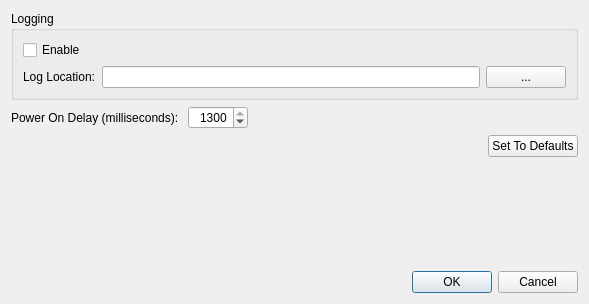
<?xml version="1.0" encoding="UTF-8"?>
<ui version="4.0">
 <class>PreferencesDialogClass</class>
 <widget class="QDialog" name="PreferencesDialogClass">
  <property name="windowModality">
   <enum>Qt::ApplicationModal</enum>
  </property>
  <property name="geometry">
   <rect>
    <x>0</x>
    <y>0</y>
    <width>589</width>
    <height>304</height>
   </rect>
  </property>
  <property name="contextMenuPolicy">
   <enum>Qt::NoContextMenu</enum>
  </property>
  <property name="windowTitle">
   <string>Preferences</string>
  </property>
  <property name="windowIcon">
   <iconset resource="Resources/EmpConfEditor.qrc">
    <normaloff>:/EPMConfigurationEditor.png</normaloff>:/EPMConfigurationEditor.png</iconset>
  </property>
  <property name="modal">
   <bool>true</bool>
  </property>
  <layout class="QVBoxLayout" name="verticalLayout_2">
   <item>
    <widget class="QGroupBox" name="groupBox">
     <property name="title">
      <string>Logging</string>
     </property>
     <layout class="QVBoxLayout" name="verticalLayout">
      <item>
       <widget class="QCheckBox" name="_loggingCB">
        <property name="text">
         <string>Enable</string>
        </property>
       </widget>
      </item>
      <item>
       <layout class="QHBoxLayout" name="horizontalLayout">
        <item>
         <widget class="QLabel" name="label">
          <property name="text">
           <string>Log Location:</string>
          </property>
         </widget>
        </item>
        <item>
         <widget class="QLineEdit" name="_logLocation"/>
        </item>
        <item>
         <widget class="QPushButton" name="_browseForLogPathButton">
          <property name="text">
           <string>...</string>
          </property>
         </widget>
        </item>
       </layout>
      </item>
     </layout>
    </widget>
   </item>
   <item>
    <layout class="QHBoxLayout" name="horizontalLayout_2">
     <item>
      <widget class="QLabel" name="label_2">
       <property name="text">
        <string>Power On Delay (milliseconds): </string>
       </property>
      </widget>
     </item>
     <item>
      <widget class="QSpinBox" name="_powerOnDelaySpin">
       <property name="minimumSize">
        <size>
         <width>60</width>
         <height>0</height>
        </size>
       </property>
       <property name="toolTip">
        <string>&lt;html&gt;&lt;head/&gt;&lt;body&gt;&lt;p&gt;This value should be left at 1300.  This is the correct value for the PMIC.  But, if you know what you are doing and want to use a lower value, to get non conforming hardware to function, so be it.  But, there is no support for this feature.&lt;/p&gt;&lt;/body&gt;&lt;/html&gt;</string>
       </property>
       <property name="alignment">
        <set>Qt::AlignRight|Qt::AlignTrailing|Qt::AlignVCenter</set>
       </property>
       <property name="minimum">
        <number>600</number>
       </property>
       <property name="maximum">
        <number>1300</number>
       </property>
       <property name="singleStep">
        <number>100</number>
       </property>
       <property name="value">
        <number>1300</number>
       </property>
      </widget>
     </item>
     <item>
      <spacer name="horizontalSpacer">
       <property name="orientation">
        <enum>Qt::Horizontal</enum>
       </property>
       <property name="sizeHint" stdset="0">
        <size>
         <width>40</width>
         <height>20</height>
        </size>
       </property>
      </spacer>
     </item>
    </layout>
   </item>
   <item>
    <layout class="QHBoxLayout" name="horizontalLayout_3">
     <item>
      <spacer name="horizontalSpacer_2">
       <property name="orientation">
        <enum>Qt::Horizontal</enum>
       </property>
       <property name="sizeHint" stdset="0">
        <size>
         <width>40</width>
         <height>20</height>
        </size>
       </property>
      </spacer>
     </item>
     <item>
      <widget class="QPushButton" name="_setToDefaultsButton">
       <property name="text">
        <string>Set To Defaults</string>
       </property>
      </widget>
     </item>
    </layout>
   </item>
   <item>
    <spacer name="verticalSpacer">
     <property name="orientation">
      <enum>Qt::Vertical</enum>
     </property>
     <property name="sizeHint" stdset="0">
      <size>
       <width>20</width>
       <height>40</height>
      </size>
     </property>
    </spacer>
   </item>
   <item>
    <widget class="QDialogButtonBox" name="buttonBox">
     <property name="orientation">
      <enum>Qt::Horizontal</enum>
     </property>
     <property name="standardButtons">
      <set>QDialogButtonBox::Cancel|QDialogButtonBox::Ok</set>
     </property>
    </widget>
   </item>
  </layout>
 </widget>
 <resources>
  <include location="Resources/EmpConfEditor.qrc"/>
 </resources>
 <connections>
  <connection>
   <sender>buttonBox</sender>
   <signal>accepted()</signal>
   <receiver>PreferencesDialogClass</receiver>
   <slot>accept()</slot>
   <hints>
    <hint type="sourcelabel">
     <x>248</x>
     <y>254</y>
    </hint>
    <hint type="destinationlabel">
     <x>157</x>
     <y>274</y>
    </hint>
   </hints>
  </connection>
  <connection>
   <sender>buttonBox</sender>
   <signal>rejected()</signal>
   <receiver>PreferencesDialogClass</receiver>
   <slot>reject()</slot>
   <hints>
    <hint type="sourcelabel">
     <x>316</x>
     <y>260</y>
    </hint>
    <hint type="destinationlabel">
     <x>286</x>
     <y>274</y>
    </hint>
   </hints>
  </connection>
 </connections>
</ui>
